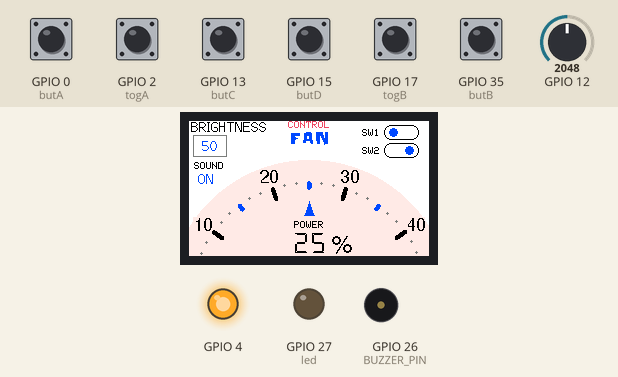
Simulated run of this sketch. Board: ESP32. Parts: 240×135 colour display, output pins drawn as LEDs (lit = HIGH), buzzer (waves = sounding). Dashed ring = blinking. The inputs (shaded band) are chosen by the test bench; at power-on: GPIO 0 (butA), GPIO 2 (togA), GPIO 13 (butC), GPIO 15 (butD), GPIO 17 (togB), GPIO 35 (butB) HIGH, GPIO 12 = 2048.

Above: at 1.3 s.
1.4 s: GPIO 17 (togB) pulled LOW for 0.15 s
At 1.59 s:
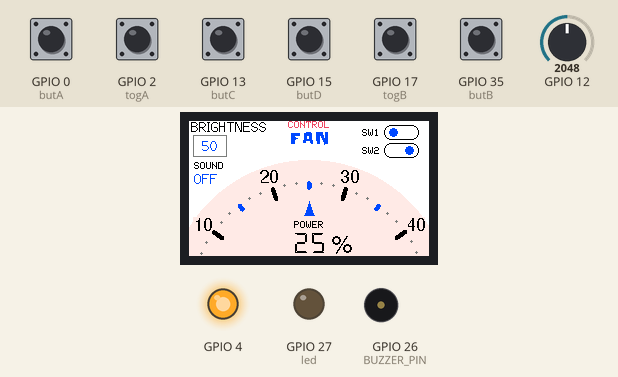
3.1 s: GPIO 0 (butA) pulled LOW for 1 s
At 3.19 s:
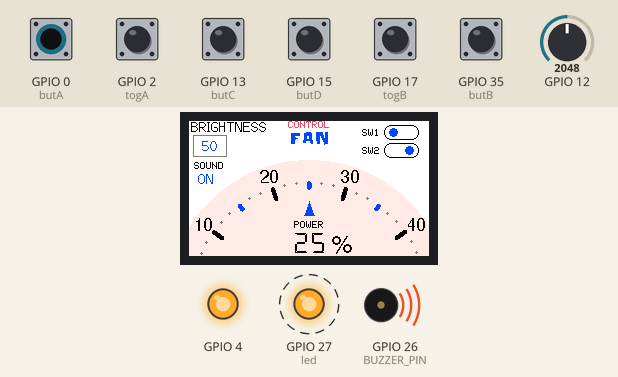
5.6 s: GPIO 15 (butD) pulled LOW for 1 s
At 7.8 s:
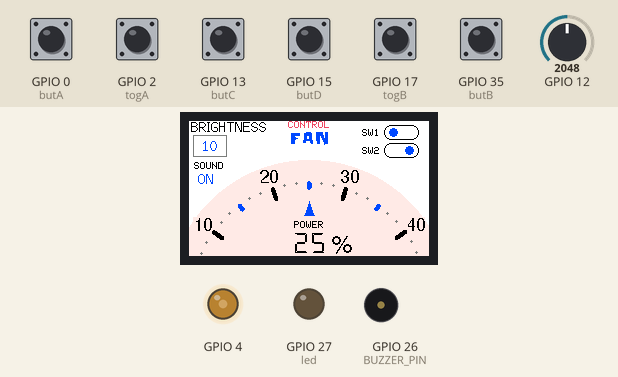
8.1 s: GPIO 35 (butB) pulled LOW for 0.15 s
At 9.4 s:
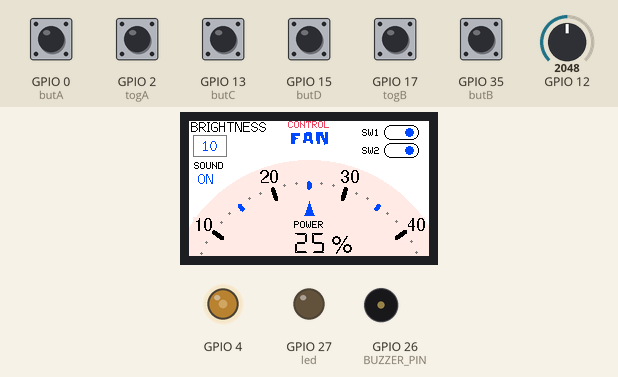
9.8 s: GPIO 15 (butD) pulled LOW for 0.15 s
At 10.5 s:
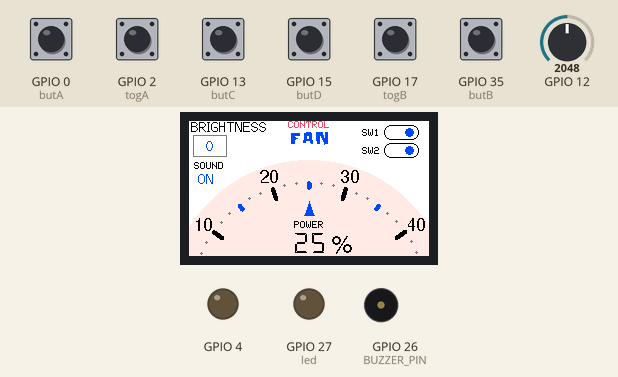
11.4 s: GPIO 0 (butA) pulled LOW for 0.15 s
At 12.6 s:
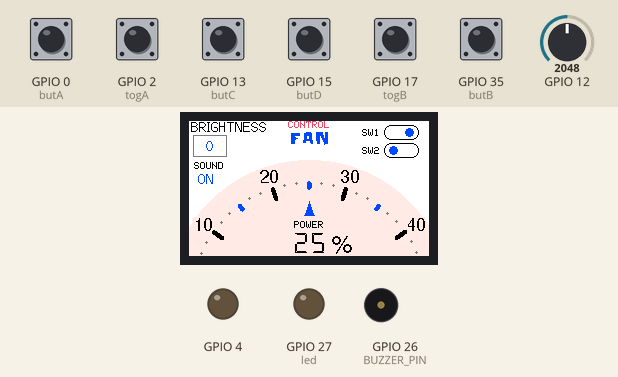
Timing chart, 0 to 14.1 s (numbered marks = the images above; inputs shaded):
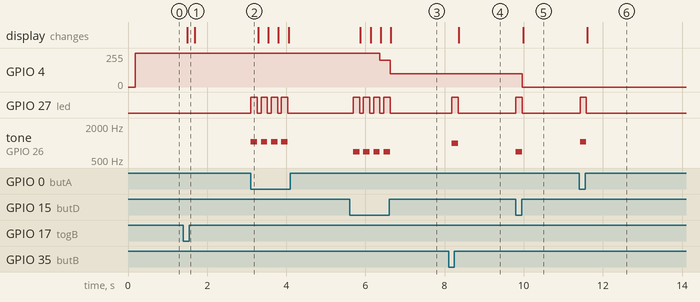

Measured:
- after the input at 1.4 s, the display: changes after 0.09 s (image 1)
- after the input at 3.1 s, GPIO 27 (led): alternates HIGH for 0.16 s and LOW for 0.10 s, 8 changes in all, then stays LOW, starting at once; tone on GPIO 26 (BUZZER_PIN): alternates 1047 Hz for 0.16 s and silent for 0.10 s, 8 changes in all, then stays silent, starting at once
- after the input at 5.6 s, GPIO 4: 255/255 → 199/255 after 0.77 s, → 100/255 0.26 s later; GPIO 27 (led): alternates HIGH for 0.16 s and LOW for 0.10 s, 8 changes in all, then stays LOW, starting after 0.09 s
- after the input at 8.1 s, GPIO 27 (led): LOW → HIGH after 0.08 s, → LOW 0.16 s later; tone on GPIO 26 (BUZZER_PIN): silent → 988 Hz after 0.08 s, → silent 0.16 s later; the display: changes after 0.25 s (image 4)
- after the input at 9.8 s, GPIO 4: 100/255 → 0/255 after 0.16 s; GPIO 27 (led): LOW → HIGH at once, → LOW 0.16 s later; tone on GPIO 26 (BUZZER_PIN): silent → 698 Hz at once, → silent 0.16 s later; the display: changes after 0.18 s (image 5)
- after the input at 11.4 s, GPIO 27 (led): LOW → HIGH at once, → LOW 0.16 s later; tone on GPIO 26 (BUZZER_PIN): silent → 1047 Hz at once, → silent 0.16 s later; the display: changes after 0.21 s (image 6)

The sketch:

TDisplayAmazingDevice.ino
```cpp
#include <TFT_eSPI.h>
#include <Tone32.h>
#include "fonts.h"
TFT_eSPI tft = TFT_eSPI();
TFT_eSprite img = TFT_eSprite(&tft);

#define color1 TFT_WHITE
#define color2  0x8410
#define color3 TFT_ORANGE
#define color4 0x15B3
#define color5 0x00A3

#define butA 0
#define butB 35
#define butC 13
#define butD 15
#define anaA 12
#define togA 2
#define togB 17
#define led  27
#define BUZZER_PIN 26
#define BUZZER_CHANNEL 1

bool switches[2]={0,1};

float VALUE;
int brightness=500;
bool sound=1;
String soundL[2]={"OFF","ON"};

double rad=0.01745;
float x[360];
float y[360];

float px[360];
float py[360];

float px2[360];
float py2[360];

float lx[360];
float ly[360];

int r=132;
int sx=120;
int sy=180;

String cc[10]={"0","10","20","30","40","50","60","70","80","90"};
int start[10];
int start2[20];
int startP[60];

const int pwmFreq = 5000;
const int pwmResolution = 8;
const int pwmLedChannelTFT = 0;


int dutyCycle2 = 128;

bool onOff=0;
bool debounce=0;

int angle=270;
int lastAngle=0;

void setup() {

    pinMode(led,OUTPUT);
    pinMode(butA,INPUT_PULLUP);
    pinMode(butB,INPUT_PULLUP);
    pinMode(butC,INPUT_PULLUP);
    pinMode(butD,INPUT_PULLUP);
    pinMode(togA,INPUT_PULLUP);
    pinMode(togB,INPUT_PULLUP);


    tft.init();
    tft.setRotation(1);
    tft.setSwapBytes(true);
    tft.fillScreen(TFT_BLACK);

    img.setSwapBytes(true);
    img.createSprite(240, 135);
    img.setTextDatum(4);

int b=0;
int b2=0;
int b3=0;

    for(int i=0;i<360;i++)
    {
       x[i]=(r*cos(rad*i))+sx;
       y[i]=(r*sin(rad*i))+sy;
       px[i]=((r-14)*cos(rad*i))+sx;
       py[i]=((r-14)*sin(rad*i))+sy;
       px2[i]=((r-18)*cos(rad*i))+sx;
       py2[i]=((r-18)*sin(rad*i))+sy;
       lx[i]=((r-24)*cos(rad*i))+sx;
       ly[i]=((r-24)*sin(rad*i))+sy;

       if(i%36==0){
       start[b]=i;
       b++; }

       if(i%18==0){
       start2[b3]=i;
       b3++;}

       if(i%6==0){
       startP[b2]=i;
       b2++;}
      }
    ledcSetup(pwmLedChannelTFT, pwmFreq, pwmResolution);
    ledcAttachPin(4, pwmLedChannelTFT);
    ledcWrite(pwmLedChannelTFT, 500);
}


void loop() {

 angle=map(analogRead(12),0,4095,0,60);
 angle=angle*6;

 if(digitalRead(togB)==0)
 sound=0;
 else
 sound=1;

 if(digitalRead(togA)==0)
 tft.invertDisplay(false);
 else
 tft.invertDisplay(true);


 if(digitalRead(butB)==0)
 {
  digitalWrite(led,1);
  if(sound==1)
  tone(BUZZER_PIN, NOTE_B5, 160, BUZZER_CHANNEL);
  else delay(160);
  digitalWrite(led,0);
  noTone(BUZZER_PIN, BUZZER_CHANNEL);
  switches[0]=!switches[0];
 }

 if(digitalRead(butA)==0)
 {
  digitalWrite(led,1);
  if(sound==1)
  tone(BUZZER_PIN, NOTE_C6, 160, BUZZER_CHANNEL);
  else delay(160);
  digitalWrite(led,0);
  noTone(BUZZER_PIN, BUZZER_CHANNEL);
  switches[1]=!switches[1];
  }

   if(digitalRead(butC)==0)
 {
  digitalWrite(led,1);
  if(sound==1)
  tone(BUZZER_PIN, NOTE_G5, 160, BUZZER_CHANNEL);
  else delay(160);
  digitalWrite(led,0);
  noTone(BUZZER_PIN, BUZZER_CHANNEL);
  if(brightness<1000)
  brightness=brightness+100;
  ledcWrite(pwmLedChannelTFT, brightness);
  }

  if(digitalRead(butD)==0)
    {
    digitalWrite(led,1);
    if(sound==1)
    tone(BUZZER_PIN, NOTE_F5, 160, BUZZER_CHANNEL);
    else delay(160);
    digitalWrite(led,0);
    noTone(BUZZER_PIN, BUZZER_CHANNEL);
     if(brightness>=40)
   brightness=brightness-100;
   ledcWrite(pwmLedChannelTFT, brightness);
    }


  if(angle!=lastAngle)
  {
     lastAngle=angle;
     VALUE=((angle-270)/3.60)*-1;
     if(VALUE<0)
     VALUE=VALUE+100;

  }
  draw();
 }

void draw()
{
 img.fillSprite(TFT_BLACK);
 img.fillCircle(sx,sy,r+9,color5);


    img.drawString("BRIGHTNESS",40,6,2);
    img.drawString("SOUND",20,45);
    img.setTextColor(color4,TFT_BLACK);
    img.drawString("CONTROL",120,4);
    img.setTextColor(color3,TFT_BLACK);
    img.setFreeFont(&Slackey_Regular_16);
    img.drawString("FAN",120,16);
    img.drawString(soundL[sound],17,58,2);
    img.setTextFont(0);

    img.drawRect(4,14,34,22,color2);
    img.drawString(String(brightness/10),21,25,2);

 for(int i=0;i<60;i++)
 if(startP[i]+angle<360)
 img.fillCircle(px[startP[i]+angle],py[startP[i]+angle],1,color2);
 else
 img.fillCircle(px[(startP[i]+angle)-360],py[(startP[i]+angle)-360],1,color2);

img.setFreeFont(&FreeSans9pt7b);

 for(int i=0;i<20;i++)
 if(start2[i]+angle<360)
 img.drawWedgeLine(px[start2[i]+angle],py[start2[i]+angle],px2[start2[i]+angle],py2[start2[i]+angle],2,2,TFT_ORANGE);
 else
 img.drawWedgeLine(px[(start2[i]+angle)-360],py[(start2[i]+angle)-360],px2[(start2[i]+angle)-360],py2[(start2[i]+angle)-360],1,1,TFT_ORANGE);

 img.setTextColor(TFT_WHITE,color5);
 for(int i=0;i<10;i++)
 if(start[i]+angle<360){
 img.drawString(cc[i],x[start[i]+angle],y[start[i]+angle]);
 //sprite.drawWedgeLine(x2[i*25],y2[i*25],px2[i*25],py2[i*25],1,1,0xCE59);
 img.drawWedgeLine(px[start[i]+angle],py[start[i]+angle],lx[start[i]+angle],ly[start[i]+angle],2,2,color1);

 }else
 {
 img.drawString(cc[i],x[(start[i]+angle)-360],y[(start[i]+angle)-360]);
 img.drawWedgeLine(px[(start[i]+angle)-360],py[(start[i]+angle)-360],lx[(start[i]+angle)-360],ly[(start[i]+angle)-360],1,1,color1);
 }

 img.setFreeFont(&DSEG7_Modern_Bold_20);
 img.drawString(String((int)VALUE),sx,122);
 img.setTextFont(0);
 img.drawString("POWER",sx,sy-76);
 img.drawString("%",sx+32,sy-54,4);

 img.setTextColor(TFT_WHITE,TFT_BLACK);
 img.drawString("SW1",182,12);
 img.drawString("SW2",182,30);


  for(int i=0;i<2;i++){
    img.drawCircle(202,11+(18*i),7,TFT_WHITE);
    img.drawCircle(222,11+(18*i),7,TFT_WHITE);
    img.drawLine(202,4+(18*i),222,4+(18*i),TFT_WHITE);
    img.drawLine(202,18+(18*i),222,18+(18*i),TFT_WHITE);
    img.fillRect(203,5+(18*i),18,13,TFT_BLACK);
    img.fillCircle(204+((int)switches[i]*16),11+(18*i),4,TFT_ORANGE);
    }


 img.fillTriangle(sx,sy-100,sx-5,sy-86,sx+5,sy-86,TFT_ORANGE);
 img.pushSprite(0, 0);
}
```

Source omitted: fonts.h (data table, 29232 bytes)
